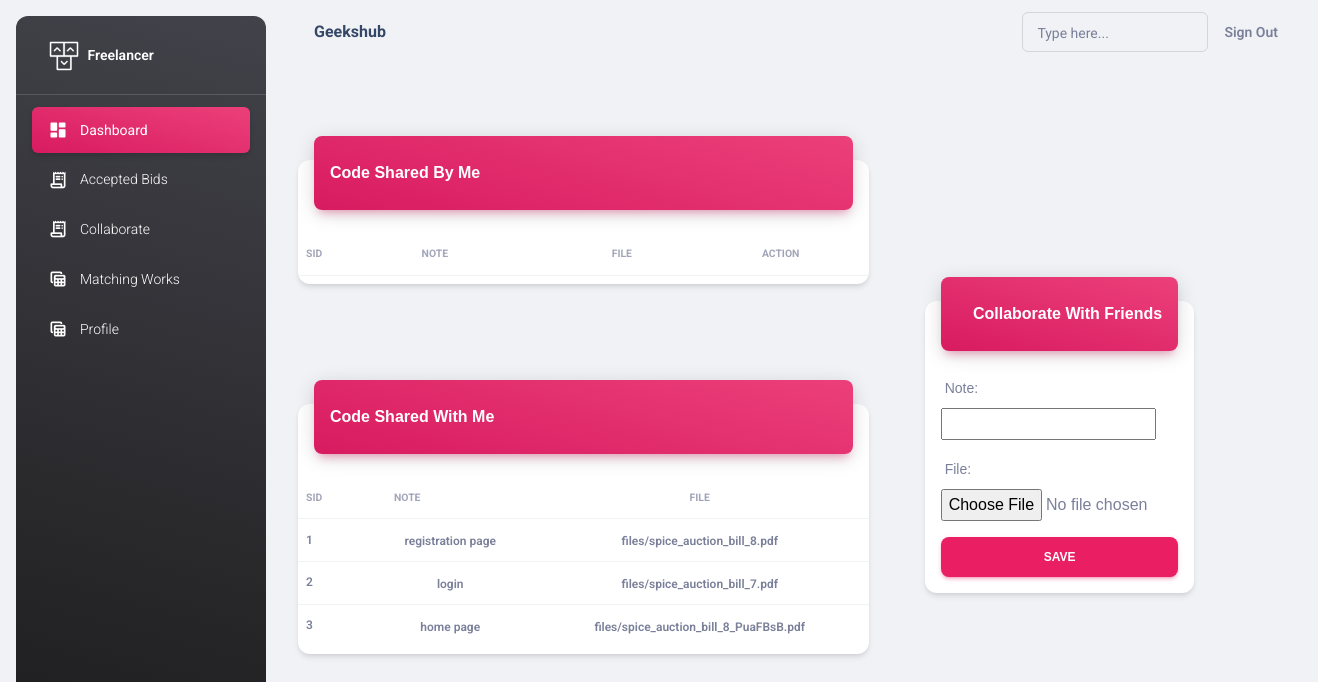
The page /collaborator/ on the database its author committed.
### adminapp/models.py (models this page shows)
class Collaborate(models.Model):
    note = models.CharField(max_length=100,)
    file= models.FileField(upload_to="files",null=True)
    coder = models.ForeignKey(Coder, on_delete=models.CASCADE)

### coderapp/views.py (the view, shortened to what this page needs)
# urls.py: path("collaborator/",views.CollaboratorView.as_view(),name="collaborator"),
class CollaboratorView(FormView):
    template_name = "coderapp/collabarator.html"
    form_class = CollaboratorForm
    success_url = reverse_lazy("collaborator")
    def get_context_data(self, **kwargs):
        context = super().get_context_data(**kwargs)
        context["collaborators"] = Collaborate.objects.filter(coder=self.request.user.id)
        context["collaborator"] = Collaborate.objects.exclude(coder=self.request.user.id)
        return context

### coderapp/forms.py
class CollaboratorForm(forms.ModelForm):
   class Meta:
      model=Collaborate
      fields=["note","file"]

### coderapp/templates/coderapp/collabarator.html (shortened to what this page needs)
{%extends 'coderapp/base.html'%}
{%load static%}
{%block body_block%}
<div class="container-fluid py-4">
    <div class="row">
      <div class="col-7 mb-4 mt-5">
        <div class="card my-4">
          <div class="card-header p-0 position-relative mt-n4 mx-3 z-index-2">
            <div class="bg-gradient-primary shadow-primary border-radius-lg pt-4 pb-3">
              <h6 class="text-white text-capitalize ps-3">Code shared by me</h6>
            </div>
          </div>
          <div class="card-body px-0 pb-2 ">
            <div class="table-responsive p-0">
              <table class="table align-items-center mb-0">
                <thead>
                  <tr>
                    <th class="text-uppercase text-secondary text-xxs font-weight-bolder opacity-7 ps-2">Sid</th>
                    <th class="text-uppercase text-secondary text-xxs font-weight-bolder opacity-7 ">note</th>
                    <th class="text-center text-uppercase text-secondary text-xxs font-weight-bolder opacity-7">file</th>
                    <th class="text-center text-uppercase text-secondary text-xxs font-weight-bolder opacity-7">Action</th>
                  </tr>
                </thead>
              </table>
            </div>
          </div>
        </div>
      </div>
    </div>
    <div class="row">
        <div class="col-7 mb-4 mt-5">
          <div class="card my-4">
            <div class="card-header p-0 position-relative mt-n4 mx-3 z-index-2">
              <div class="bg-gradient-primary shadow-primary border-radius-lg pt-4 pb-3">
                <h6 class="text-white text-capitalize ps-3">Code shared with me</h6>
              </div>
            </div>
            <div class="card-body px-0 pb-2 ">
              <div class="table-responsive p-0">
                <table class="table align-items-center mb-0">
                  <thead>
                    <tr>
                      <th class="text-uppercase text-secondary text-xxs font-weight-bolder opacity-7 ps-2">Sid</th>
                      <th class="text-uppercase text-secondary text-xxs font-weight-bolder opacity-7 ">note</th>
                      <th class="text-center text-uppercase text-secondary text-xxs font-weight-bolder opacity-7">file</th>
                    </tr>
                  </thead>
                  <tbody>
                      {%for c in collaborator%}
                      <tr>
                        <td>
                            <p class="text-xs font-weight-bold mb-0">{{c.id}}</p>
                        </td>
                        <td class="align-middle text-center">
                            <span class="text-secondary text-xs font-weight-bold">{{c.note}}</span>
                        </td>
                        <td class="align-middle text-center">
                          <a href="{{ c.file.url }}" class="text-secondary text-xs font-weight-bold" download>{{ c.file.name }}</a>
                      </td>
                    </tr>
                      {%endfor%}
                  </tbody>
                </table>
              </div>
            </div>
          </div>
        </div>
      </div>
    <div class="type-box d-flex justify-content-end  ">
        <div class="col-5 position-relative">
            <div class="card">
                <div class="card-header p-0 position-relative mt-n4 mx-3 z-index-2">
                    <div class="bg-gradient-primary shadow-primary border-radius-lg pt-4 pb-3">
                        <h6 class="text-white text-capitalize ps-3 text-center">Collaborate With Friends</h6>
                </div>
                <form method="post" enctype="multipart/form-data" class="mt-4">
                    {{form.as_p}}
                    <div class="text-center">
                        <button type="submit" class="btn btn-primary form-control">SAVE</button>
                    </div>
                </div>
            </div>
        </div>
    </div>
  </div>
{%endblock%}

### coderapp/templates/coderapp/collabarator.html (style rules this page uses)
.card-header { position: relative; z-index: 1; font-family: Arial, sans-serif; text-transform: capitalize; }
.type-box { margin-top: -650px; padding: 25%; margin-left: auto; margin-right: -15%; }

### rows shown on the page
Collaborate: id "1", note "registration page", file.name "files/spice_auction_bill_8.pdf"
Collaborate: id "2", note "login", file.name "files/spice_auction_bill_7.pdf"
Collaborate: id "3", note "home page", file.name "files/spice_auction_bill_8_PuaFBsB.pdf"
